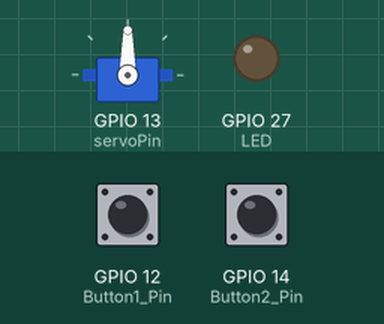
This sketch was run on a simulated ESP32. Shown: servo, output pins drawn as LEDs (lit = HIGH). Inputs (shaded band) come from the test bench; at power-on: GPIO 12 (Button1_Pin) HIGH, GPIO 14 (Button2_Pin) HIGH. What the sketch prints to the serial monitor is not drawn.

Above: at 1.2 s.
1.3 s: GPIO 12 (Button1_Pin) pulled LOW for 0.15 s
At 2.3 s:
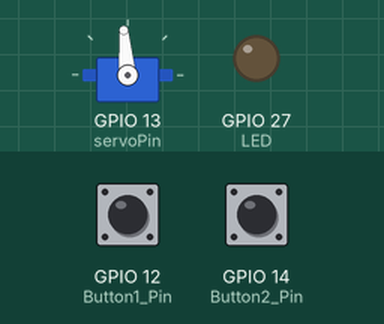
2.9 s: GPIO 12 (Button1_Pin) pulled LOW for 1 s
At 4.8 s:
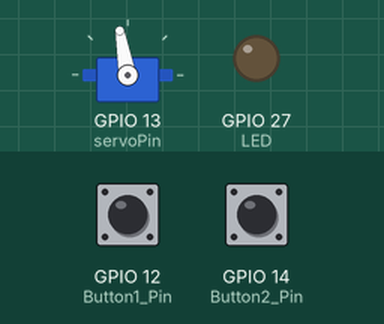
5.4 s: GPIO 14 (Button2_Pin) pulled LOW for 0.15 s
At 6.6 s:
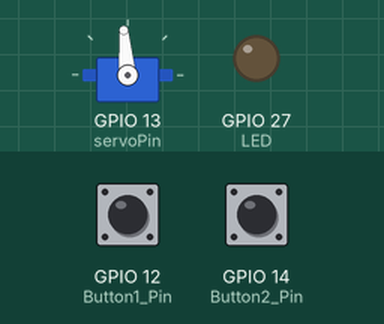
7.0 s: GPIO 12 (Button1_Pin) pulled LOW for 3.2 s
At 10.7 s:
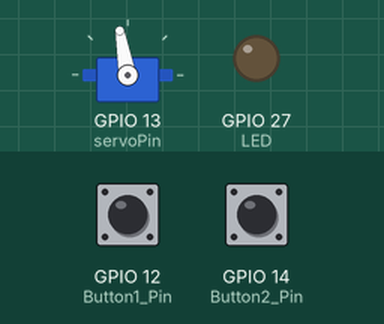
11.7 s: GPIO 12 (Button1_Pin) pulsed LOW 5 times (0.12 s each, 0.3 s apart)
At 13.6 s:
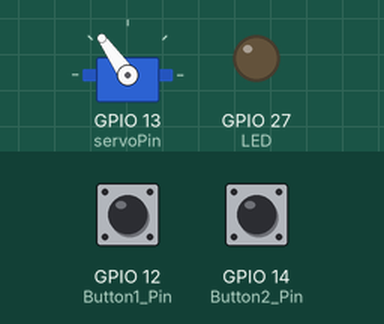
14.7 s: GPIO 12 (Button1_Pin) pulsed LOW 5 times (0.12 s each, 0.3 s apart)
At 17.1 s:
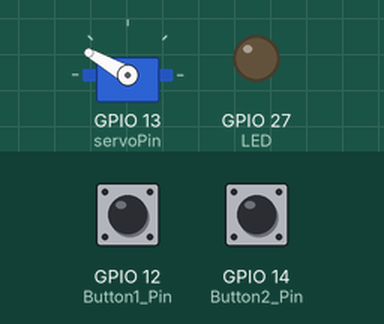
Timing chart, 0 to 18.6 s (numbered marks = the images above; inputs shaded):
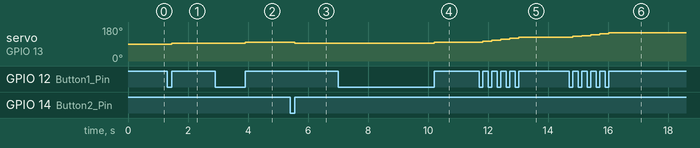

The sketch:

week4_HW2.ino
```cpp
#include <Servo.h>  //匯入函式庫
Servo myservo;  // 建立伺服馬達控制

const int servoPin = 13;  //用常態變數設定pin腳位，與之前define方式差不多
int pos = 90; //角度初始在中間，設定為90度
bool nowmode=1; //1=play 0=finish
const int Button1_Pin = 12, Button2_Pin = 14; //紀錄兩按鈕腳位
bool btn1_Pressed = false, btn2_Pressed = false;  //紀錄兩按鈕按壓狀態
#define LED 27


void setup() {
  Serial.begin(115200);//序列阜連線速率(鮑率)

  myservo.attach(servoPin);  // 將伺服馬達連接的GPIO pin連接伺服物件
  myservo.write(90);  //角度初始在中間，設定為90度

   pinMode(Button1_Pin, INPUT_PULLUP);
   pinMode(Button2_Pin, INPUT_PULLUP);
   pinMode(LED,OUTPUT);
   digitalWrite(LED,LOW);
}

void loop() {
 if(nowmode==1){//Player 1
  if(digitalRead(Button1_Pin) == HIGH && btn1_Pressed == false){
    btn1_Pressed = true;
    pos += 5; //角度加五度
  }
  else if(digitalRead(Button1_Pin) == LOW && btn1_Pressed == true){
    btn1_Pressed = false;
  }
  //Player 2
  if(digitalRead(Button2_Pin) == HIGH && btn2_Pressed == false){
    btn2_Pressed = true;
    pos -= 5; //角度減五度
  }
  else if(digitalRead(Button2_Pin) == LOW && btn2_Pressed == true){
    btn2_Pressed = false;
  }
  Serial.print(pos);
   Serial.print(" ");
  Serial.println(nowmode);
  myservo.write(pos); //設定角度
  if(pos==0||pos==180){
      digitalWrite(LED,HIGH);
      nowmode=0;
    }

 }
 else{

    if(digitalRead(Button1_Pin) == LOW&&digitalRead(Button2_Pin) == LOW){nowmode=1;pos=90;digitalWrite(LED,LOW);}
  }

}
```

Measured:
- after the input at 1.3 s, servo on GPIO 13 (servoPin): 90° → 95° after 0.15 s
- after the input at 2.9 s, servo on GPIO 13 (servoPin): 95° → 100° after 1.0 s
- after the input at 5.4 s, servo on GPIO 13 (servoPin): 100° → 95° after 0.15 s
- after the input at 7.0 s, servo on GPIO 13 (servoPin): 95° → 100° after 3.2 s
- after the input at 11.7 s, servo on GPIO 13 (servoPin): moves from 100° to 125° over 1.2 s, starting after 0.12 s
- after the input at 14.7 s, servo on GPIO 13 (servoPin): moves from 125° to 150° over 1.2 s, starting after 0.12 s
